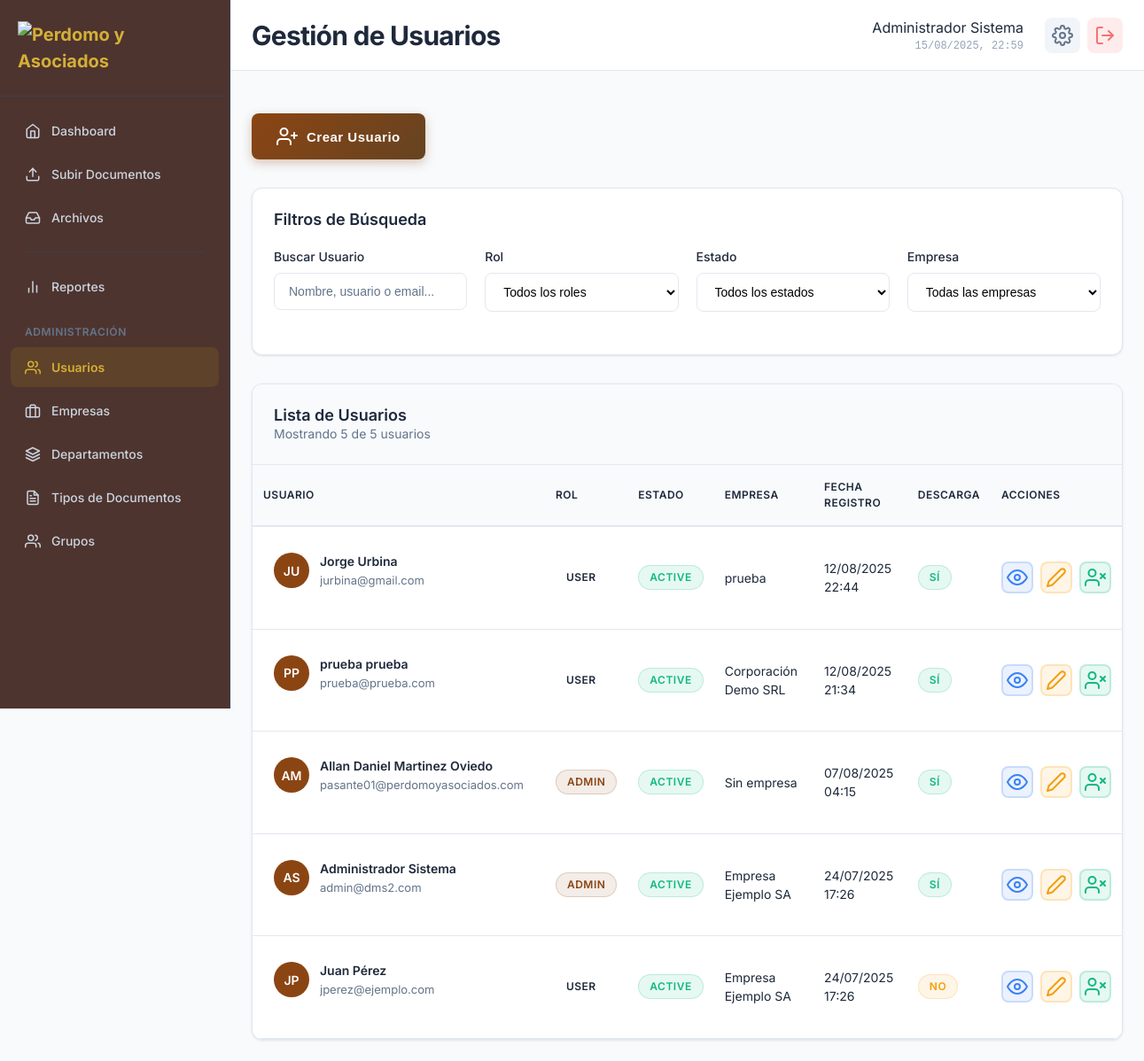
The app's page /modules/users/index.php (signed in) with its own data.
### tables this page shows
CREATE TABLE `users` (
  `id` int(11) NOT NULL,
  `username` varchar(50) NOT NULL,
  `password` varchar(255) NOT NULL,
  `email` varchar(100) NOT NULL,
  `first_name` varchar(100) NOT NULL,
  `last_name` varchar(100) NOT NULL,
  `company_id` int(11) DEFAULT NULL,
  `department_id` int(11) DEFAULT NULL,
  `group_id` int(11) DEFAULT NULL,
  `role` enum('admin','user','viewer','super_admin') DEFAULT 'user',
  `status` enum('active','inactive') DEFAULT 'active',
  `download_enabled` tinyint(1) DEFAULT 1,
  `last_login` timestamp NULL DEFAULT NULL,
  `created_at` timestamp NOT NULL DEFAULT current_timestamp(),
  `updated_at` timestamp NOT NULL DEFAULT current_timestamp() ON UPDATE current_timestamp()
);

CREATE TABLE `companies` (
  `id` int(11) NOT NULL,
  `name` varchar(255) NOT NULL,
  `description` text DEFAULT NULL,
  `ruc` varchar(20) DEFAULT NULL,
  `address` text DEFAULT NULL,
  `phone` varchar(20) DEFAULT NULL,
  `email` varchar(100) DEFAULT NULL,
  `contact_person` varchar(100) DEFAULT NULL,
  `status` enum('active','inactive') DEFAULT 'active',
  `created_at` timestamp NOT NULL DEFAULT current_timestamp(),
  `updated_at` timestamp NOT NULL DEFAULT current_timestamp() ON UPDATE current_timestamp()
);

### config/session.php (called while the page is built, shortened)
<?php
class SessionManager {
    public static function isLoggedIn() {
        return isset($_SESSION['user_id']) && !empty($_SESSION['user_id']);
    }
    public static function getCurrentUser() {
        return [
            'id' => $_SESSION['user_id'],
            'username' => $_SESSION['username'],
            'email' => $_SESSION['email'],
            'first_name' => $_SESSION['first_name'],
            'last_name' => $_SESSION['last_name'],
            'role' => $_SESSION['role'],
            'company_id' => $_SESSION['company_id'],
            'department_id' => $_SESSION['department_id'],
            'download_enabled' => $_SESSION['download_enabled'] ?? 1,
            'full_name' => trim(($_SESSION['first_name'] ?? '') . ' ' . ($_SESSION['last_name'] ?? ''))
        ];
    }
}
?>

### modules/users/index.php (the view, shortened to what this page needs)
<?php
require_once '../../config/session.php';
require_once '../../config/database.php';
$currentUser = SessionManager::getCurrentUser();
try {
    $database = new Database();
    $pdo = $database->getConnection();
} catch (Exception $e) {
    error_log("Error de conexión a base de datos en users/index.php: " . $e->getMessage());
    die("Error de conexión a la base de datos. Por favor, contacte al administrador.");
}
$itemsPerPage = 10;
$currentPage = isset($_GET['page']) ? max(1, (int)$_GET['page']) : 1;
$offset = ($currentPage - 1) * $itemsPerPage;
$filters = [
    'search' => $_GET['search'] ?? '',
    'role' => $_GET['role'] ?? '',
    'status' => $_GET['status'] ?? '',
    'company_id' => $_GET['company_id'] ?? ''
];
$whereConditions = ["u.status != 'deleted'"];
$params = [];
$whereClause = implode(' AND ', $whereConditions);
try {
    $usersQuery = "SELECT u.*, c.name as company_name,
                   COALESCE(u.download_enabled, 1) as download_enabled
                   FROM users u
                   LEFT JOIN companies c ON u.company_id = c.id
                   WHERE " . $whereClause . "
                   ORDER BY u.created_at DESC
                   LIMIT ? OFFSET ?";
    $stmt = $pdo->prepare($usersQuery);
    $stmt->execute(array_merge($params, [$itemsPerPage, $offset]));
    $users = $stmt->fetchAll(PDO::FETCH_ASSOC);
    $countQuery = "SELECT COUNT(*) FROM users u WHERE " . $whereClause;
    $stmt = $pdo->prepare($countQuery);
    $stmt->execute($params);
    $totalUsers = $stmt->fetchColumn();
} catch (Exception $e) {
    error_log("Error obteniendo usuarios: " . $e->getMessage());
    $users = [];
    $totalUsers = 0;
    $totalPages = 1;
}
function getStatusBadgeClass($status) {
    switch ($status) {
        case 'active': return 'status-active';
    }
}
function getRoleBadgeClass($role) {
    switch ($role) {
        case 'admin': return 'role-admin';
        case 'user': return 'role-user';
    }
}
function formatDate($dateString) {
    $date = new DateTime($dateString);
    return $date->format('d/m/Y H:i');
}
?>
<!DOCTYPE html>
<html lang="es">
<head>
    <link rel="stylesheet" href="../../assets/css/main.css">
    <link rel="stylesheet" href="../../assets/css/dashboard.css">
    <link rel="stylesheet" href="../../assets/css/sidebar.css">
    <link rel="stylesheet" href="../../assets/css/users.css">
</head>
<body class="dashboard-layout">
    <?php include '../../includes/sidebar.php'; ?>
    <div class="main-content">
        <header class="content-header">
            <div class="header-left">
                <h1>Gestión de Usuarios</h1>
            </div>
            <div class="header-right">
                <div class="header-info">
                    <div class="user-name-header"><?php echo htmlspecialchars(($currentUser['first_name'] ?? '') . ' ' . ($currentUser['last_name'] ?? '')); ?></div>
                    <div class="current-time" id="currentTime"></div>
                </div>
                <div class="header-actions">
                    <button class="btn-icon" onclick="showComingSoon('Configuración')">
                        <i data-feather="settings"></i>
                    </button>
                    <a href="../../logout.php" class="btn-icon logout-btn" onclick="return confirm('¿Está seguro que desea cerrar sesión?')">
                        <i data-feather="log-out"></i>
                    </a>
                </div>
            </div>
        </header>
        <div class="users-container">
            <div class="page-header">
                <div class="page-title-section">
                    <button class="btn btn-primary btn-create-user" onclick="openCreateUserModal()">
                        <i data-feather="user-plus"></i>
                        <span>Crear Usuario</span>
                    </button>
                </div>
            </div>
            <div class="filters-section">
                <h3>Filtros de Búsqueda</h3>
                <form class="filters-form" method="GET">
                    <div class="filters-row">
                        <div class="filter-group">
                            <label for="search">Buscar Usuario</label>
                            <input type="text"
                                   id="search"
                                   name="search"
                                   class="form-input"
                                   placeholder="Nombre, usuario o email..."
                                   value="<?php echo htmlspecialchars($filters['search']); ?>">
                        </div>
                        <div class="filter-group">
                            <label for="role">Rol</label>
                            <select id="role" name="role" class="form-input">
                                <option value="">Todos los roles</option>
                            </select>
                        </div>
                        <div class="filter-group">
                            <label for="status">Estado</label>
                            <select id="status" name="status" class="form-input">
                                <option value="">Todos los estados</option>
                            </select>
                        </div>
                        <div class="filter-group">
                            <label for="company_id">Empresa</label>
                            <select id="company_id" name="company_id" class="form-input">
                                <option value="">Todas las empresas</option>
                            </select>
                        </div>
                    </div>
                </form>
            </div>
            <div class="table-section">
                <div class="table-header-info">
                    <div>
                        <h3>Lista de Usuarios</h3>
                        <p>Mostrando <?php echo count($users); ?> de <?php echo $totalUsers; ?> usuarios</p>
                    </div>
                </div>
                <div class="table-wrapper">
                    <?php if (empty($users)): ?>
                        <div class="table-empty">
                            <i data-feather="users"></i>
                            <h4>No se encontraron usuarios</h4>
                            <p>No hay usuarios que coincidan con los filtros aplicados.</p>
                        </div>
                    <?php else: ?>
                        <table class="data-table">
                            <thead>
                                <tr>
                                    <th>Usuario</th>
                                    <th>Rol</th>
                                    <th>Estado</th>
                                    <th>Empresa</th>
                                    <th>Fecha Registro</th>
                                    <th>Descarga</th>
                                    <th class="actions-cell">Acciones</th>
                                </tr>
                            </thead>
                            <tbody>
                                <?php foreach ($users as $user): ?>
                                    <tr>
                                        <td>
                                            <div class="user-info">
                                                <div class="user-avatar">
                                                    <?php echo strtoupper(substr($user['first_name'], 0, 1) . substr($user['last_name'], 0, 1)); ?>
                                                </div>
                                                <div class="user-details">
                                                    <div class="user-name">
                                                        <?php echo htmlspecialchars($user['first_name'] . ' ' . $user['last_name']); ?>
                                                    </div>
                                                    <div class="user-email">
                                                        <?php echo htmlspecialchars($user['email']); ?>
                                                    </div>
                                                </div>
                                            </div>
                                        </td>
                                        <td>
                                            <span class="role-badge <?php echo getRoleBadgeClass($user['role']); ?>">
                                                <?php echo htmlspecialchars($user['role']); ?>
                                            </span>
                                        </td>
                                        <td>
                                            <span class="status-badge <?php echo getStatusBadgeClass($user['status']); ?>">
                                                <?php echo htmlspecialchars($user['status']); ?>
                                            </span>
                                        </td>
                                        <td><?php echo htmlspecialchars($user['company_name'] ?? 'Sin empresa'); ?></td>
                                        <td><?php echo formatDate($user['created_at']); ?></td>
                                        <td>
                                            <?php if ($user['download_enabled']): ?>
                                                <span class="status-badge status-active">Sí</span>
                                            <?php else: ?>
                                                <span class="status-badge status-inactive">No</span>
                                            <?php endif; ?>
                                        </td>
                                        <td class="actions-cell">
                                            <div class="action-buttons">
                                                <button class="btn-action btn-view"
                                                        onclick="showUserDetails(<?php echo $user['id']; ?>)"
                                                        title="Ver detalles">
                                                    <i data-feather="eye"></i>
                                                </button>
                                                <button class="btn-action btn-edit"
                                                        onclick="editUser(<?php echo $user['id']; ?>)"
                                                        title="Editar usuario">
                                                    <i data-feather="edit-2"></i>
                                                </button>
                                                <button class="btn-action btn-toggle"
                                                        onclick="toggleUserStatus(<?php echo $user['id']; ?>, '<?php echo $user['status']; ?>')"
                                                        title="<?php echo $user['status'] === 'active' ? 'Desactivar' : 'Activar'; ?> usuario">
                                                    <i data-feather="<?php echo $user['status'] === 'active' ? 'user-x' : 'user-check'; ?>"></i>
                                                </button>
                                            </div>
                                        </td>
                                    </tr>
                                <?php endforeach; ?>
                            </tbody>
                        </table>
                    <?php endif; ?>
                </div>
            </div>
        </div>
    </div>
</body>
</html>

### records on screen
users: first_name+last_name "Administrador Sistema", first_name+last_name "AS", email "admin@dms2.com", role "ADMIN", status "ACTIVE", company.name "Empresa Ejemplo SA", created_at "24/07/2025 17:26", shows "SÍ"
users: first_name+last_name "JU", first_name+last_name "Jorge Urbina", email "jurbina@gmail.com", role "USER", status "ACTIVE", company.name "prueba", created_at "12/08/2025 22:44", shows "SÍ"
users: first_name+last_name "PP", first_name+last_name "prueba prueba", email "prueba@prueba.com", role "USER", status "ACTIVE", company.name "Corporación Demo SRL", created_at "12/08/2025 21:34", shows "SÍ"
users: first_name+last_name "AM", first_name+last_name "Allan Daniel Martinez Oviedo", email "pasante01@perdomoyasociados.com", role "ADMIN", status "ACTIVE", company_name "Sin empresa", created_at "07/08/2025 04:15", shows "SÍ"
users: first_name+last_name "JP", first_name+last_name "Juan Pérez", email "jperez@ejemplo.com", role "USER", status "ACTIVE", company.name "Empresa Ejemplo SA", created_at "24/07/2025 17:26", shows "NO"

### other values on screen
count($users) "5"
$totalUsers "5"
